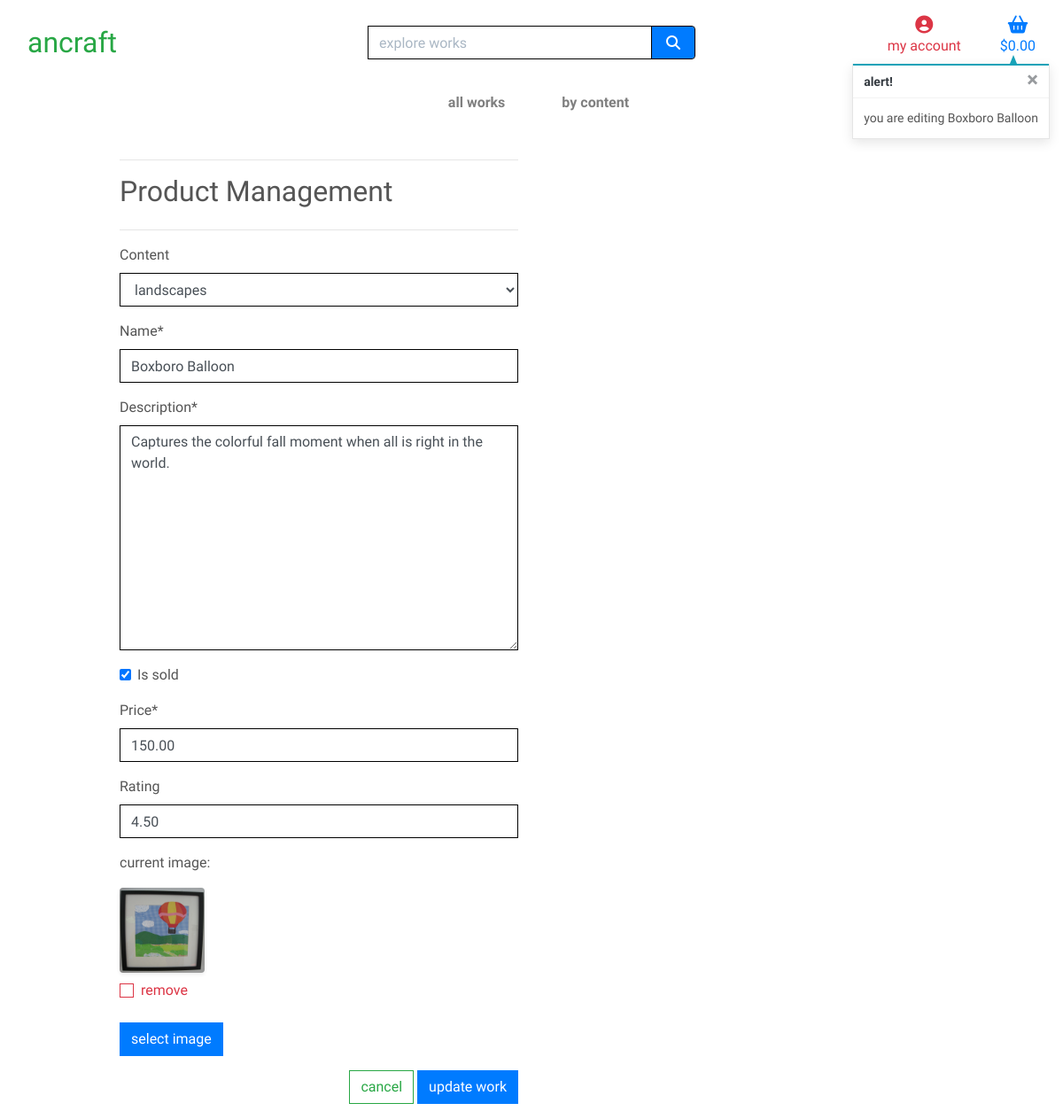
Page /works/edit/1/ (signed in) on the earlier database version.
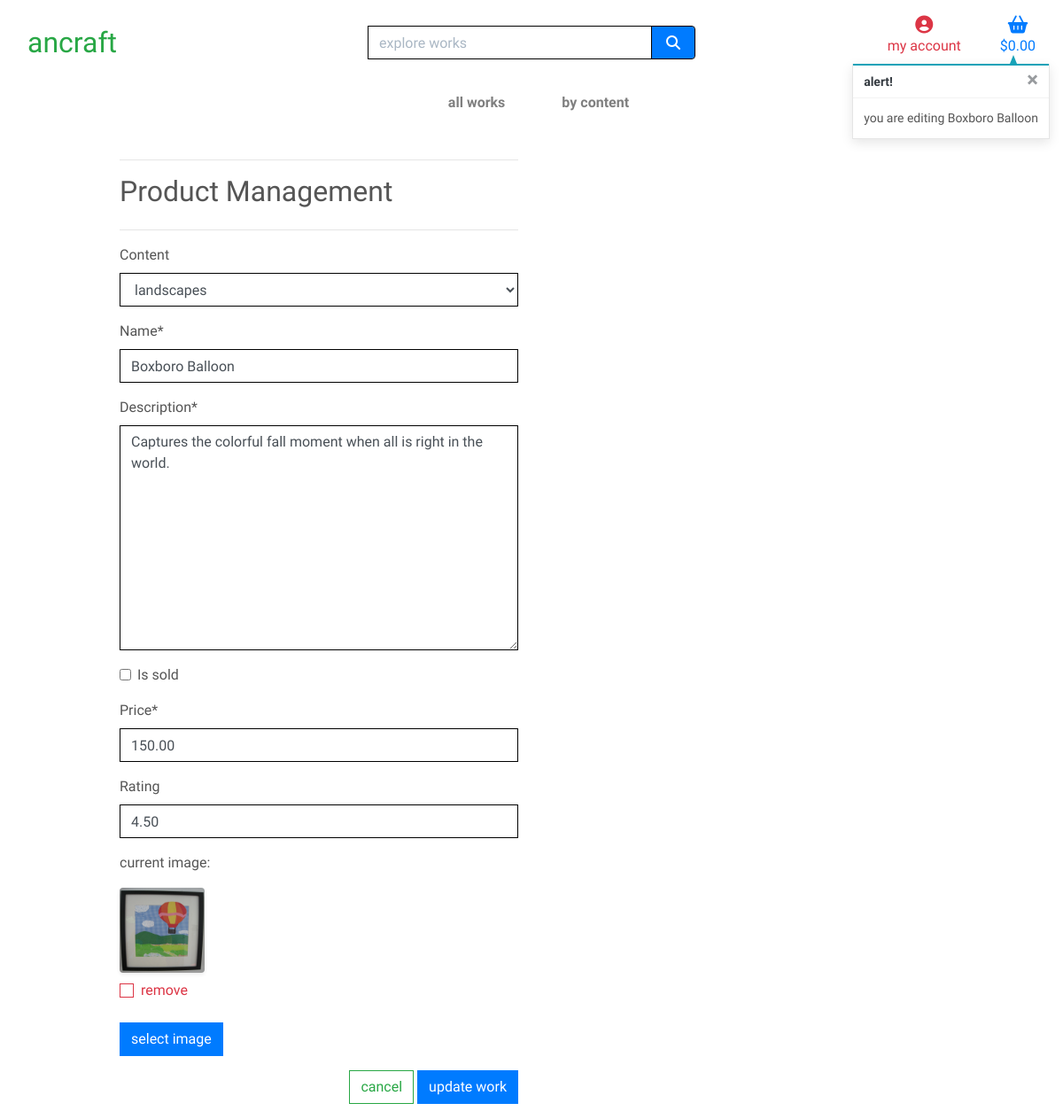
Same page on the later database version.
### works/models.py (models this page shows, shortened)
class Work(models.Model):
    class Meta:
        verbose_name_plural = 'Works'
    content = models.ForeignKey('Content', null=True, blank=True,
                                 on_delete=models.SET_NULL)
    name = models.CharField(max_length=254)
    description = models.TextField()
    is_sold = models.BooleanField(default=False)
    price = models.DecimalField(max_digits=6, decimal_places=2)
    rating = models.DecimalField(max_digits=3, decimal_places=2, null=True, blank=True, default=1, validators=[
                                 MaxValueValidator(5), MinValueValidator(1)])
    image = models.ImageField(null=True, blank=True)

### works/views.py (the view)
# urls.py: path('edit/<int:work_id>/', views.edit_work, name='edit_work'),
@login_required
def edit_work(request, work_id):
    if not request.user.is_superuser:
        messages.error(request, 'sorry, only store owners can do that.')
        return redirect(reverse('home'))
    work = get_object_or_404(Work, pk=work_id)
    if request.method == 'POST':
        form = WorkForm(request.POST, request.FILES, instance=work)
        if form.is_valid():
            form.save()
            messages.success(request, 'successfully updated work!')
            return redirect(reverse('work_item', args=[work.id]))
        else:
            messages.error(request, 'failed to update work. please ensure the form is valid.')
    else:
        form = WorkForm(instance=work)
        messages.info(request, f'you are editing {work.name}')
    template = 'works/edit_work.html'
    context = {
        'form': form,
        'work': work,
    }
    return render(request, template, context)

### works/forms.py
class WorkForm(forms.ModelForm):
    class Meta:
        model = Work
        fields = '__all__'
    image = forms.ImageField(label='image', required=False, widget=CustomClearableFileInput)
    def __init__(self, *args, **kwargs):
        super().__init__(*args, **kwargs)
        contents = Content.objects.all()
        for field_name, field in self.fields.items():
            field.widget.attrs['class'] = 'border-black rounded-0'

### cart/contexts.py (called while the page is built, shortened)
def cart_sum(request):
    cart = request.session.get('cart', {})
    cart_items = []
    total = 0
    work_count = 0
    delivery_cost = total * Decimal(settings.STANDARD_DELIVERY_PERCENTAGE / 100)
    grand_total = delivery_cost + total
    context = {
        'cart_items': cart_items,
        'total': total,
        'work_count': work_count,
        'delivery_cost': delivery_cost,
        'grand_total': grand_total,
    }
    return context

### works/models.py (called while the page is built)
    def __str__(self):
        return self.name

### works/templates/works/edit_work.html (shortened to what this page needs)
{% extends "base.html" %}
{% load static %}
{% block page_header %}
    <div class="container header-container">
    </div>
{% endblock %}
{% block content %}
    <div class="overlay"></div>
    <div class="container">
        <div class="row">
            <div class="col-12 col-md-6">
                <hr>
                <h2 class="logo-font mb-4">Product Management</h2>
                <h5 class="text-muted"edit a work</h5>
                <hr>
            </div>
        </div>
        <div class="row">
            <div class="col-12 col-md-6">
                <form method="POST" action="{% url 'edit_work' work.id %}" class="form mb-2" enctype="multipart/form-data">
                    {% for field in form %}
                        {% if field.name != 'image' %}
                            {{ field | as_crispy_field }}
                        {% else %}
                            {{ field }}
                        {% endif %}
                    {% endfor %}
                    <div class="text-right">
                        <a class="btn btn-outline-success rounded-0" href="{% url 'works' %}">cancel</a>
                        <button class="btn btn-primary rounded-0" type="submit">update work</button>
                    </div>
                </form>
            </div>
        </div>
    </div>
{% endblock %}

Differences in the rows shown:
changed Work "landscapes": is_sold "☑" → "☐"
